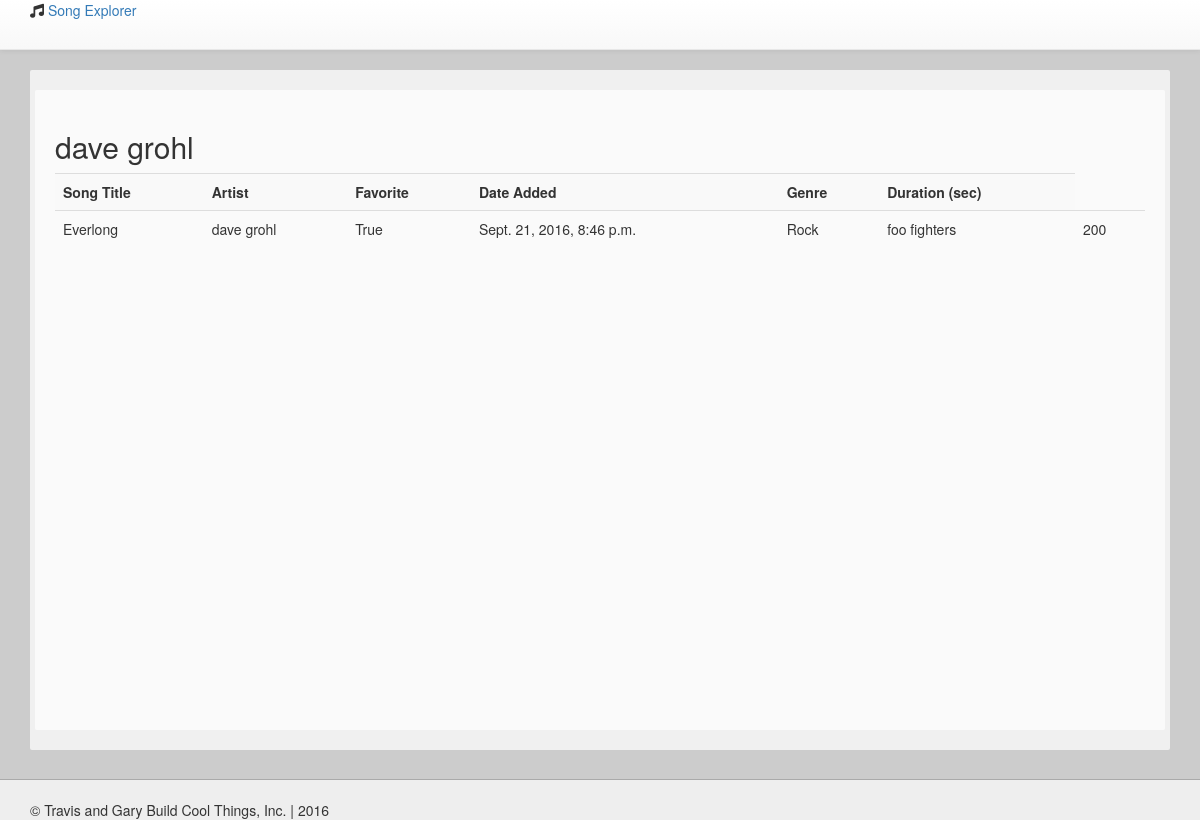
Page /artist/1/ on the committed database.
### tracks/models.py (models this page shows, shortened)
class Artist(models.Model):
	first_name = models.CharField(max_length=200)
	last_name = models.CharField(max_length=200)
	group_name = models.CharField(max_length=200)
	def __str__(self):
		return "{} {}".format(self.first_name, self.last_name)

class Track(models.Model):
	name = models.CharField(max_length=200)
	artist = models.ManyToManyField('Artist')
	album = models.ManyToManyField('Album')
	date_added = models.DateTimeField(default=datetime.now, blank=True)
	duration = models.IntegerField()
	favorite = models.BooleanField(default=False)
	genre = models.ForeignKey('Genre')
	def get_album_name(self):
		album_names = [album.album_name for album in self.album.all()]
		return ", ".join(album_names)

class Genre(models.Model):
	genre_name = models.CharField(max_length=200)

class Album(models.Model):
	album_name = models.CharField(max_length=200)

### tracks/views.py (the view)
# urls.py: url(r'^artist/(?P<id>\d+)/$', views.artist_page, name='artist_page'),
def artist_page(request, id):
    artist = get_object_or_404(Artist, pk=id)
    tracks = artist.track_set.all()
    context = {
        "artist": artist,
        "tracks": tracks,
    }
    return render(request, "tracks/artist_page.html", context)

### tracks/templates/tracks/artist_page.html (shortened to what this page needs)
{% extends 'tracks/base.html' %}
{% block content %}
  <div class="row">
      <div class="main-content">
      <h2>{{ artist }}</h2>
      <table class="table  table-striped">
                <tr>
                  <th>Song Title</th>
                  <th>Artist</th>
                  <th>Favorite</th>
                  <th>Date Added</th>
                  <th>Genre</th>
                  <th>Duration (sec)</th>
                </tr>
            {% for song in tracks %}
                <tr>
                  <td>
                    {{song.name}}
                  </td>
                  <td>
                    {{artist}}
                  </td>
                  <td>
                    {{song.favorite}}
                  </td>
                  <td>
                    {{song.date_added}}
                  </td>
                  <td>
                    {{song.genre.genre_name}}
                  </td>
                  <td>
                    {{song.get_album_name }}
                  </td>
                  <td>
                    {{song.duration}}
                  </td>
                </tr>
            {% endfor %}
            </table>
      </div>
  </div>
{% endblock %}

### tracks/static/tracks/styles.css (style rules this page uses)
body { padding-top: 70px; padding-bottom: 70px; background-color: #ccc; }
.main-content { background: rgba(255, 255, 255, 0.7); padding: 20px; border: 0px solid #ddd; min-height: 80vh; border-radius: 2px; }

### rows in the picture
Artist: first_name+last_name "dave grohl"
Track: name "Everlong", favorite "True", date_added "Sept. 21, 2016, 8:46 p.m.", genre.genre_name "Rock", get_album_name "foo fighters", duration "200"
